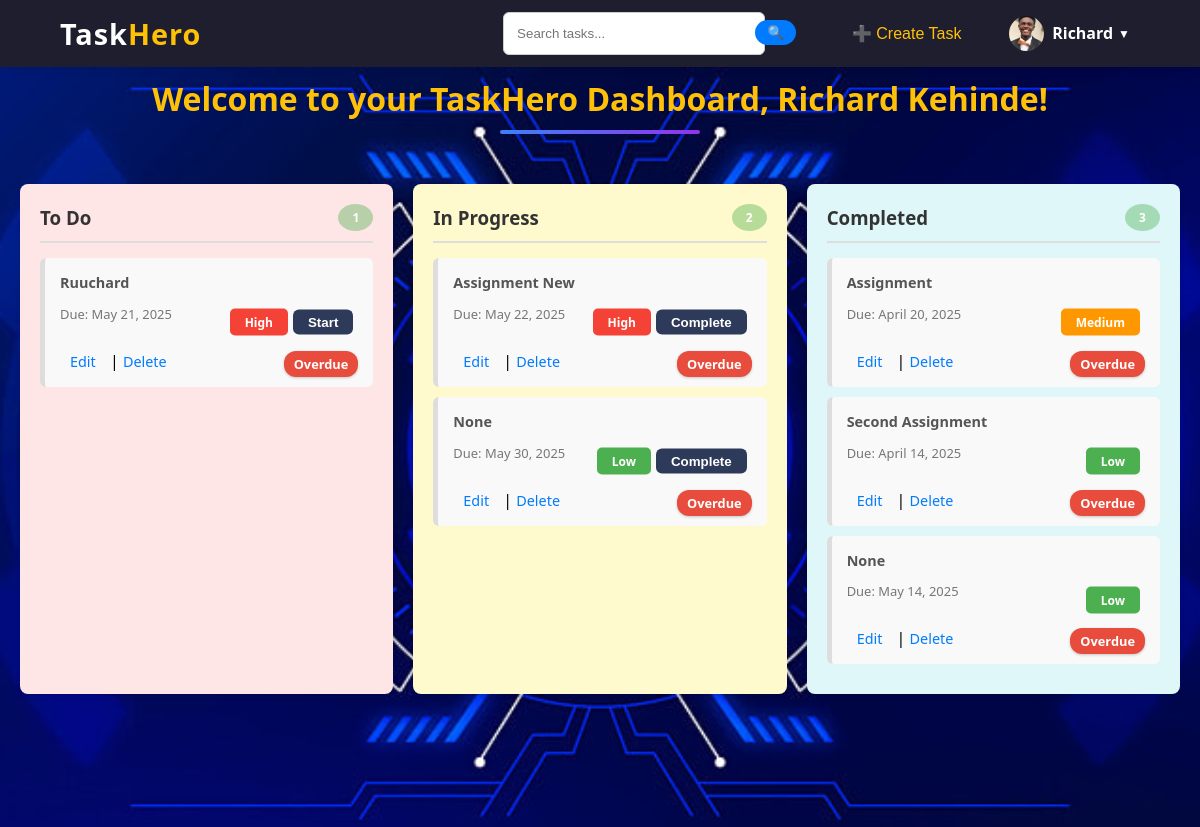
Page /dashboard/ (signed in) on the earlier database version.
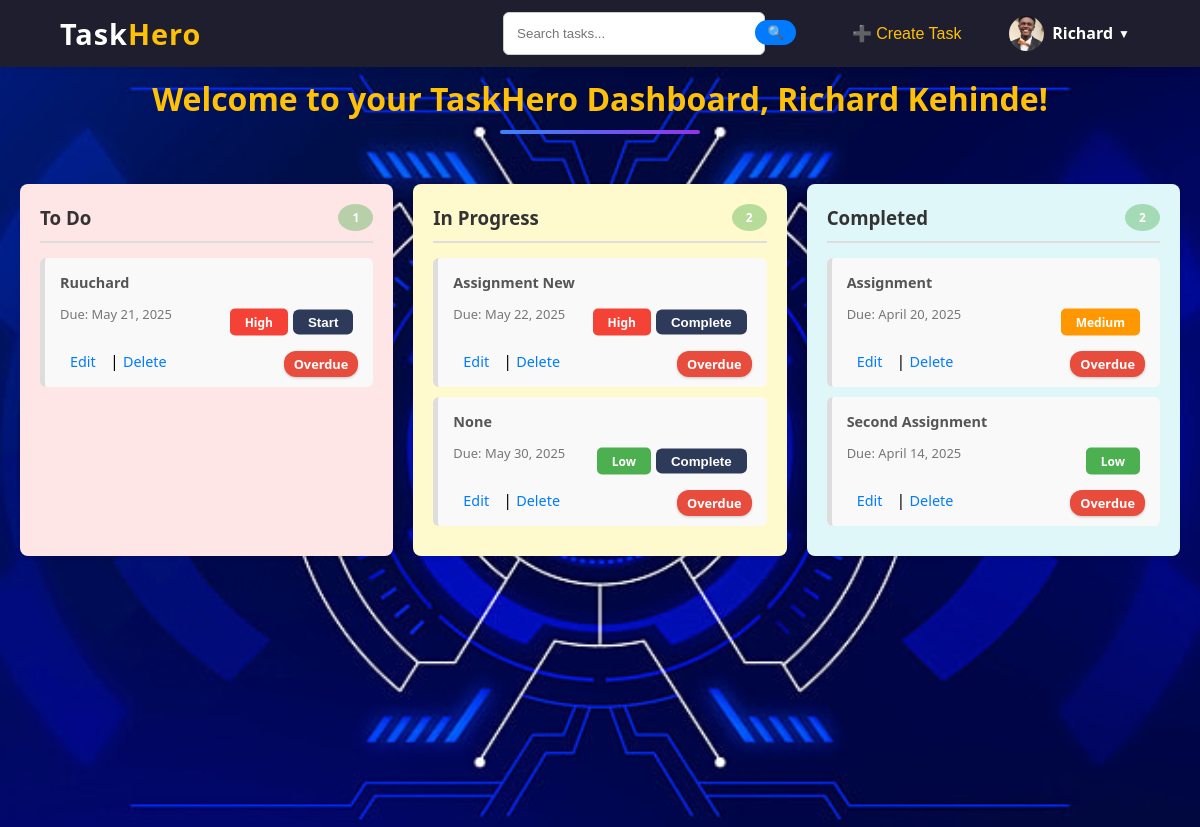
Same page on the later database version.
### core/models.py (models this page shows, shortened)
class UserProfile(models.Model):
    user = models.OneToOneField(User, on_delete=models.CASCADE)
    profile_picture = models.ImageField(
        upload_to=user_directory_path,
        default='images/default-profile.png',
        blank=True
    )

class Task(models.Model):
    STATUS_CHOICES = [
        ('to_do', 'To Do'),
        ('in_progress', 'In Progress'),
        ('completed', 'Completed'),
    ]
    PRIORITY_CHOICES = [
        ('low', 'Low'),
        ('medium', 'Medium'),
        ('high', 'High'),
    ]
    title = models.CharField(max_length=255)
    description = models.TextField()
    due_date = models.DateField()
    status = models.CharField(max_length=20, choices=STATUS_CHOICES, default='to_do')
    priority = models.CharField(max_length=20, choices=PRIORITY_CHOICES, default='low')
    user = models.ForeignKey(User, on_delete=models.CASCADE, related_name='tasks')  # Link task to user

### core/views.py (the view)
# urls.py: path('dashboard/', views.dashboard, name='dashboard'),
@login_required
def dashboard(request):
    profile, created = UserProfile.objects.get_or_create(user=request.user)
    tasks_to_do = Task.objects.filter(user=request.user, status='to_do')
    tasks_in_progress = Task.objects.filter(user=request.user, status='in_progress')
    tasks_completed = Task.objects.filter(user=request.user, status='completed')
    return render(request, 'core/dashboard.html', {
        'tasks_to_do': tasks_to_do,
        'tasks_in_progress': tasks_in_progress,
        'tasks_completed': tasks_completed,
        'profile': profile,
        'today': date.today()
    })

### core/templates/core/dashboard.html (shortened to what this page needs)
{% extends 'core/base.html' %}
{% block content %}
<section id="dashboard">
    <h2 class="dashboard-header">Welcome to your TaskHero Dashboard, {{ user.first_name|title }} {{ user.last_name|title }}!</h2>
    <div class="dashboard-container">
        <div class="task-column to-do-column">
            <h3>
                To Do
                <div class="task-count">{{ tasks_to_do|length }}</div>
            </h3>
            {% for task in tasks_to_do %}
            <a href="{% url 'task_detail' task.pk %}" class="task-card-link">
                <div class="task-card">
                    <h4>{{ task.title }}</h4>
                    <p>Due: {{ task.due_date }}</p>
                    <div class="task-footer">
                        <span class="priority {{ task.priority }}">{{ task.priority }}</span>
                        <form method="POST" action="{% url 'start_task' task.pk %}">
                            <button type="submit" class="btn start-btn">Start</button>
                        </form>
                    </div>
                    {% if task.due_date < today %}
                    <div class="overdue-label">Overdue</div>
                    {% endif %}
                    <div class="task-actions">
                        <a href="{% url 'edit_task' task.pk %}">Edit</a> |
                        <a href="{% url 'delete_task' task.pk %}">Delete</a>
                    </div>
                </div>
            </a>
            {% empty %}
            <p>No tasks to do</p>
            {% endfor %}
        </div>
        <div class="task-column in-progress-column">
            <h3>
                In Progress
                <div class="task-count">{{ tasks_in_progress|length }}</div>
            </h3>
            {% for task in tasks_in_progress %}
            <a href="{% url 'task_detail' task.pk %}" class="task-card-link">
                <div class="task-card">
                    <h4>{{ task.title }}</h4>
                    <p>Due: {{ task.due_date }}</p>
                    <div class="task-footer">
                        <span class="priority {{ task.priority }}">{{ task.priority }}</span>
                        <form method="POST" action="{% url 'complete_task' task.pk %}">
                            <button type="submit" class="btn start-btn">Complete</button>
                        </form>
                    </div>
                    {% if task.due_date < today %}
                    <div class="overdue-label">Overdue</div>
                    {% endif %}
                    <div class="task-actions">
                        <a href="{% url 'edit_task' task.pk %}">Edit</a> |
                        <a href="{% url 'delete_task' task.pk %}">Delete</a>
                    </div>
                </div>
            </a>
            {% empty %}
            <p>No tasks in progress</p>
            {% endfor %}
        </div>
        <div class="task-column completed-column">
            <h3>
                Completed
                <div class="task-count">{{ tasks_completed|length }}</div>
            </h3>
            {% for task in tasks_completed %}
            <a href="{% url 'task_detail' task.pk %}" class="task-card-link">
                <div class="task-card">
                    <h4>{{ task.title }}</h4>
                    <p>Due: {{ task.due_date }}</p>
                    <div class="task-footer">
                        <span class="priority {{ task.priority }}">{{ task.priority }}</span>
                    </div>
                    {% if task.due_date < today %}
                    <div class="overdue-label">Overdue</div>
                    {% endif %}
                    <div class="task-actions">
                        <a href="{% url 'edit_task' task.pk %}">Edit</a> |
                        <a href="{% url 'delete_task' task.pk %}">Delete</a>
                    </div>
                </div>
            </a>
            {% empty %}
            <p>No tasks completed</p>
            {% endfor %}
        </div>
    </div>
</section>
{% endblock %}

### core/templates/core/base.html (shortened to what this page needs)
{% load static %}
<!DOCTYPE html>
<html lang="en">
<head>
    <link rel="stylesheet" href="{% static 'core/style.css' %}">
    <link rel="stylesheet" href="https://cdnjs.cloudflare.com/ajax/libs/animate.css/4.1.1/animate.min.css"/>
</head>
<body>
    <nav class="navbar">
        <div class="container">
            <div class="logo">Task<span>Hero</span></div>
            <div class="nav-links">
                {% if user.is_authenticated %}
                <form action="{% url 'search_tasks' %}" method="get" class="search-form">
                  <input type="text" name="q" placeholder="Search tasks..." required>
                  <button type="submit">🔍</button>
                </form>
                <form action="{% url 'create_task'%}" method="post" class="logout-form">
                    <button type="submit" class="create-btn">➕ Create Task</button>
                </form>
                  <div class="profile-dropdown">
                    <div class="profile-toggle" onclick="toggleDropdown()">
                        {% if profile.profile_picture %}
                            <img src="{{ profile.profile_picture.url }}" alt="Profile Picture" class="profile-img">
                        {% else %}
                            <img src="{% static 'core/images/reminder2.jpeg' %}" alt="Default Profile Picture" class="profile-img">
                        {% endif %}
                        <span class="profile-name">{{ user.first_name|title }}</span>
                        <span class="dropdown-icon">▼</span>
                    </div>
                  </div>
                {% endif %}
            </div>
        </nav>
    <div class="content">
        {% block content %}
        {% endblock %}
    </div>
</body>
</html>

Differences in the rows shown:
removed Task: title "None", due_date "May 14, 2025", priority "Low", shows "Overdue", shown under "Completed 3"
Other differences:
{{ tasks_completed|length }}: "3" → "2"
